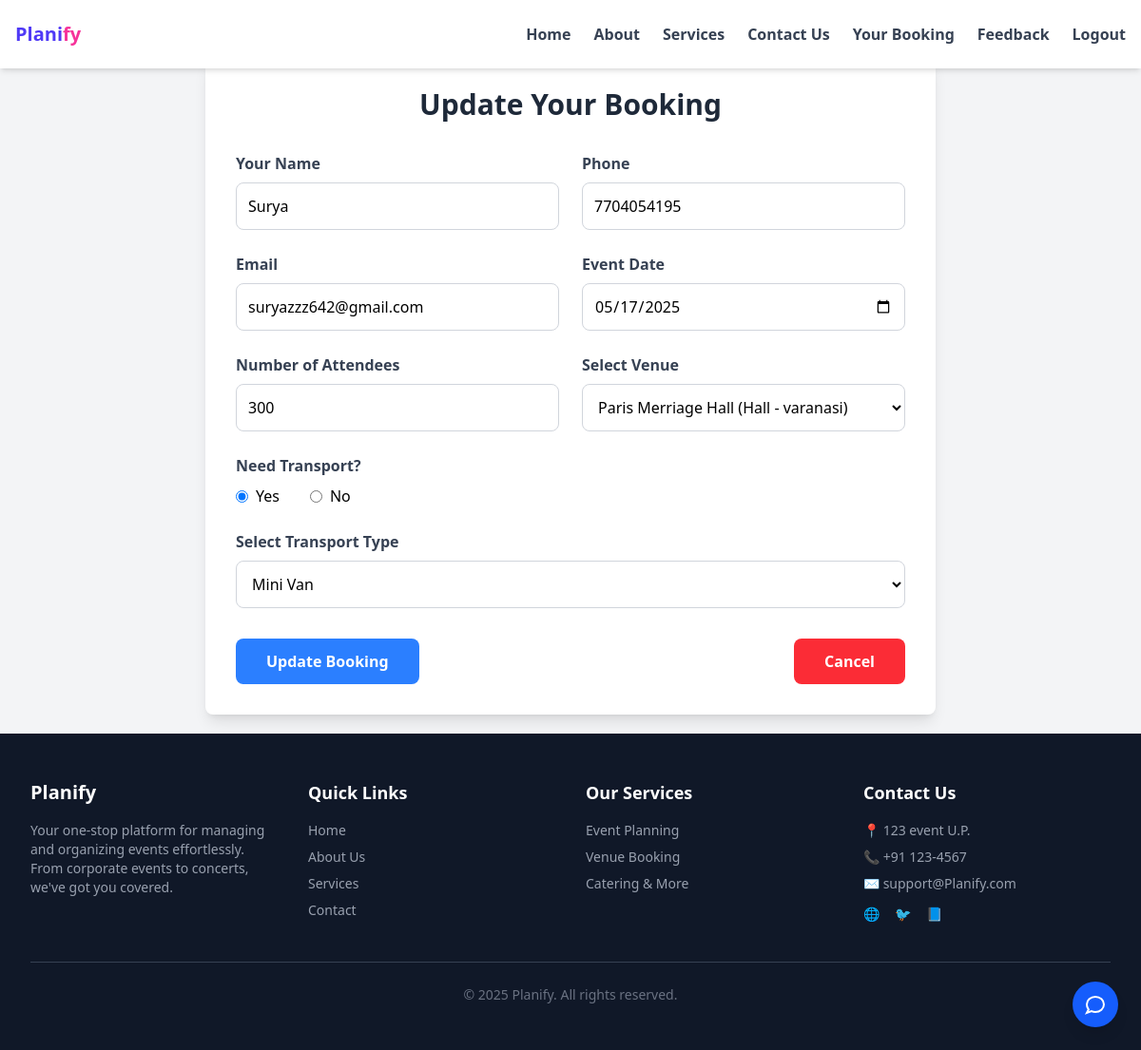
Page /update/7/ (signed in) on the committed database.
### myapp/models.py (models this page shows, shortened)
class Booking(models.Model):
    user = models.ForeignKey(User, on_delete=models.CASCADE, null=True, blank=True)
    venue = models.ForeignKey(Venue, on_delete=models.CASCADE)
    name = models.CharField(max_length=100)
    phone = models.CharField(max_length=15)
    location = models.CharField(max_length=300,default='Unknown' )
    price = models.DecimalField(max_digits=10, decimal_places=2,null=True,blank=True)
    attendees= models.PositiveIntegerField()
    email = models.EmailField()
    event_date = models.DateField()  # Date the event is booked for
    timestamp = models.DateTimeField(auto_now_add=True)  # Booking creation time
    need_transport = models.BooleanField(default=False)
    transport_type = models.CharField(max_length=50,blank=True,null=True )

class Venue(models.Model):
    VENUE_TYPES = [
        ('hall', 'Hall'),
        ('hotel', 'Hotel'),
        ('lawn', 'Lawn'),
        ('lawn & hotel', 'Lawn & Hotel'),
    ]
    for_booking= models.CharField(max_length=100)
    facilitator= models.CharField(max_length=300,null=True,blank=True)
    venue_type = models.CharField(max_length=100, choices=VENUE_TYPES)
    location = models.CharField(max_length=255)
    latitude = models.FloatField(blank=True, null=True)
    longitude = models.FloatField(blank=True, null=True)
    price = models.DecimalField(max_digits=10, decimal_places=2)
    capacity = models.IntegerField()
    catering = models.ManyToManyField(CateringOption)

### myapp/views.py (the view, shortened to what this page needs)
# urls.py: path('update/<int:booking_id>/', Update_booking, name='update_booking'),
@login_required
def Update_booking(request, booking_id):
    booking = get_object_or_404(Booking, id=booking_id, user=request.user)
    venues = Venue.objects.all()  # 🛠 ADD THIS
    return render(request, 'booking/update_booking.html', {
        'booking': booking,
        'venues': venues,
    })

### myapp/templates/booking/update_booking.html (shortened to what this page needs)
{% extends "base.html" %}
{% block content %}
<div class="max-w-3xl mx-auto p-8 bg-white shadow-lg rounded-lg">
  <h2 class="text-3xl font-bold mb-8 text-center text-gray-800">Update Your Booking</h2>
  <form method="POST" class="space-y-6">
    <div class="grid grid-cols-1 md:grid-cols-2 gap-6">
      <div>
        <label class="block text-gray-700 font-semibold mb-2">Your Name</label>
        <input type="text" name="name" value="{{ booking.name }}" class="w-full p-3 border border-gray-300 rounded-lg focus:outline-none focus:ring-2 focus:ring-blue-400" required>
      </div>
      <div>
        <label class="block text-gray-700 font-semibold mb-2">Phone</label>
        <input type="text" name="phone" value="{{ booking.phone }}" class="w-full p-3 border border-gray-300 rounded-lg focus:outline-none focus:ring-2 focus:ring-blue-400" required>
      </div>
      <div>
        <label class="block text-gray-700 font-semibold mb-2">Email</label>
        <input type="email" name="email" value="{{ booking.email }}" class="w-full p-3 border border-gray-300 rounded-lg focus:outline-none focus:ring-2 focus:ring-blue-400" required>
      </div>
      <div>
        <label class="block text-gray-700 font-semibold mb-2">Event Date</label>
        <input type="date" name="event_date" value="{{ booking.event_date|date:'Y-m-d' }}" class="w-full p-3 border border-gray-300 rounded-lg focus:outline-none focus:ring-2 focus:ring-blue-400" required>
      </div>
      <div>
        <label class="block text-gray-700 font-semibold mb-2">Number of Attendees</label>
        <input type="number" name="attendees" value="{{ booking.attendees }}" class="w-full p-3 border border-gray-300 rounded-lg focus:outline-none focus:ring-2 focus:ring-blue-400" required>
      </div>
      <div>
        <label class="block text-gray-700 font-semibold mb-2">Select Venue</label>
        <select name="venue" required class="w-full p-3 border border-gray-300 rounded-lg focus:outline-none focus:ring-2 focus:ring-blue-400">
          {% for venue in venues %}
            <option value="{{ venue.id }}" {% if venue.id == booking.venue.id %}selected{% endif %}>
                {{venue.facilitator }} ({{ venue.venue_type|title }} - {{ venue.location }})
            </option>
          {% endfor %}
        </select>
      </div>
    </div>
    <div class="mt-6">
      <label class="block text-gray-700 font-semibold mb-2">Need Transport?</label>
      <div class="flex items-center space-x-8 mt-2">
        <label class="flex items-center">
          <input type="radio" name="need_transport" value="yes" {% if booking.need_transport %}checked{% endif %} class="mr-2">
          Yes
        </label>
        <label class="flex items-center">
          <input type="radio" name="need_transport" value="no" {% if not booking.need_transport %}checked{% endif %} class="mr-2">
          No
        </label>
      </div>
    </div>
    <div id="transport-type" class="mt-4 {% if not booking.need_transport %}hidden{% endif %}">
      <label class="block text-gray-700 font-semibold mb-2">Select Transport Type</label>
      <select name="transport_type" class="w-full p-3 border border-gray-300 rounded-lg focus:outline-none focus:ring-2 focus:ring-blue-400">
        <option value="minivan" {% if booking.transport_type == 'minivan' %}selected{% endif %}>Mini Van</option>
      </select>
    </div>
    <div class="flex items-center justify-between mt-8">
      <button type="submit" class="bg-blue-500 hover:bg-blue-600 text-white font-bold py-3 px-8 rounded-lg">
        Update Booking
      </button>
      <a href="{% url 'my_bookings' %}" class=" bg-red-500 font-bold py-3 px-8 rounded-lg text-white hover:underline">Cancel</a>
    </div>
  </form>
</div>
{% endblock %}

### rows in the picture
Booking: name "Surya", phone "7704054195", email "suryazzz642@gmail.com", event_date "05/17/2025", attendees "300", venue "Paris Merriage Hall (Hall - varanasi)", need_transport "☑ Yes", need_transport "☐ No", transport_type "Mini Van"
